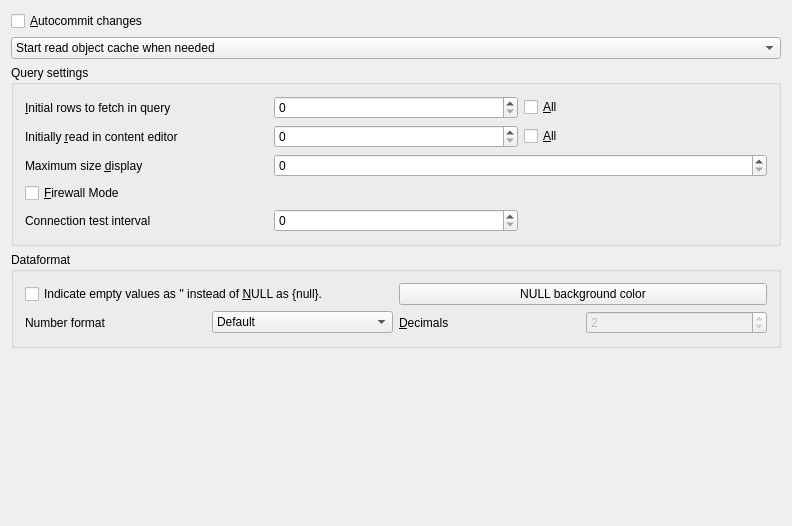
<?xml version="1.0" encoding="UTF-8"?>
<ui version="4.0">
 <class>toDatabaseSettingUI</class>
 <widget class="QWidget" name="toDatabaseSettingUI">
  <property name="geometry">
   <rect>
    <x>0</x>
    <y>0</y>
    <width>792</width>
    <height>526</height>
   </rect>
  </property>
  <property name="windowTitle">
   <string>toDatabaseSettingUI</string>
  </property>
  <layout class="QGridLayout">
   <property name="margin">
    <number>11</number>
   </property>
   <property name="spacing">
    <number>6</number>
   </property>
   <item row="0" column="0">
    <widget class="QCheckBox" name="AutoCommit">
     <property name="toolTip">
      <string>Specify if changes should be automatically commited.</string>
     </property>
     <property name="text">
      <string>&amp;Autocommit changes</string>
     </property>
     <property name="shortcut">
      <string>Alt+A</string>
     </property>
    </widget>
   </item>
   <item row="1" column="0">
    <widget class="QComboBox" name="ObjectCache">
     <item>
      <property name="text">
       <string>Start read object cache when needed</string>
      </property>
     </item>
     <item>
      <property name="text">
       <string>Read object cache on connect</string>
      </property>
     </item>
     <item>
      <property name="text">
       <string>Never read object cache until mandatory</string>
      </property>
     </item>
     <item>
      <property name="text">
       <string>Never read object cache (Will leave parts of application nonfunctianal)</string>
      </property>
     </item>
    </widget>
   </item>
   <item row="2" column="0">
    <widget class="QGroupBox" name="QueryGroup">
     <property name="title">
      <string>Query settings</string>
     </property>
     <layout class="QGridLayout">
      <property name="margin">
       <number>11</number>
      </property>
      <property name="spacing">
       <number>6</number>
      </property>
      <item row="2" column="0">
       <widget class="QLabel" name="TextLabel6_2_2">
        <property name="toolTip">
         <string>The largest default size of a column in query results.</string>
        </property>
        <property name="text">
         <string>Maximum size &amp;display</string>
        </property>
        <property name="wordWrap">
         <bool>false</bool>
        </property>
        <property name="buddy">
         <cstring>MaxColDisp</cstring>
        </property>
       </widget>
      </item>
      <item row="0" column="2">
       <widget class="QCheckBox" name="ReadAll">
        <property name="text">
         <string>&amp;All</string>
        </property>
        <property name="shortcut">
         <string>Alt+A</string>
        </property>
       </widget>
      </item>
      <item row="0" column="0">
       <widget class="QLabel" name="TextLabel6">
        <property name="toolTip">
         <string>The number of rows to always fetch when executing a query.</string>
        </property>
        <property name="text">
         <string>&amp;Initial rows to fetch in query</string>
        </property>
        <property name="wordWrap">
         <bool>false</bool>
        </property>
        <property name="buddy">
         <cstring>InitialFetch</cstring>
        </property>
       </widget>
      </item>
      <item row="1" column="0">
       <widget class="QLabel" name="TextLabel6_2">
        <property name="toolTip">
         <string>Number of rows to initially start reading in content editor, use unlimited on slow connections.</string>
        </property>
        <property name="text">
         <string>Initially &amp;read in content editor</string>
        </property>
        <property name="wordWrap">
         <bool>false</bool>
        </property>
        <property name="buddy">
         <cstring>MaxContent</cstring>
        </property>
       </widget>
      </item>
      <item row="1" column="2">
       <widget class="QCheckBox" name="UnlimitedContent">
        <property name="text">
         <string>&amp;All</string>
        </property>
       </widget>
      </item>
      <item row="2" column="1" colspan="2">
       <widget class="QSpinBox" name="MaxColDisp">
        <property name="maximum">
         <number>999999999</number>
        </property>
       </widget>
      </item>
      <item row="0" column="1">
       <widget class="QSpinBox" name="InitialFetch"/>
      </item>
      <item row="1" column="1">
       <widget class="QSpinBox" name="MaxContent">
        <property name="maximum">
         <number>999999999</number>
        </property>
       </widget>
      </item>
      <item row="3" column="0">
       <widget class="QCheckBox" name="FirewallMode">
        <property name="baseSize">
         <size>
          <width>0</width>
          <height>0</height>
         </size>
        </property>
        <property name="toolTip">
         <string>When enabled idle queries will request data at regular intervals to keep the connection alive.</string>
        </property>
        <property name="text">
         <string>&amp;Firewall Mode</string>
        </property>
       </widget>
      </item>
      <item row="4" column="0">
       <widget class="QLabel" name="label">
        <property name="toolTip">
         <string>Amount of time (in seconds.) after which dummy queries will be sent to database</string>
        </property>
        <property name="text">
         <string>Connection test interval</string>
        </property>
       </widget>
      </item>
      <item row="4" column="1">
       <widget class="QSpinBox" name="ConnTestInterval">
        <property name="maximum">
         <number>100000</number>
        </property>
        <property name="singleStep">
         <number>10</number>
        </property>
       </widget>
      </item>
     </layout>
    </widget>
   </item>
   <item row="3" column="0">
    <widget class="QGroupBox" name="GroupBox3">
     <property name="title">
      <string>Dataformat</string>
     </property>
     <layout class="QGridLayout">
      <property name="margin">
       <number>11</number>
      </property>
      <property name="spacing">
       <number>6</number>
      </property>
      <item row="1" column="0">
       <widget class="QLabel" name="TextLabel1_2">
        <property name="toolTip">
         <string>The way numbers should be presented.</string>
        </property>
        <property name="text">
         <string>Number format</string>
        </property>
        <property name="wordWrap">
         <bool>false</bool>
        </property>
       </widget>
      </item>
      <item row="1" column="3">
       <widget class="QSpinBox" name="Decimals">
        <property name="enabled">
         <bool>false</bool>
        </property>
        <property name="maximum">
         <number>20</number>
        </property>
        <property name="value">
         <number>2</number>
        </property>
       </widget>
      </item>
      <item row="0" column="0" colspan="2">
       <widget class="QCheckBox" name="IndicateEmpty">
        <property name="text">
         <string>Indicate empty values as '' instead of &amp;NULL as {null}.</string>
        </property>
       </widget>
      </item>
      <item row="1" column="1">
       <widget class="QComboBox" name="NumberFormat">
        <item>
         <property name="text">
          <string>Default</string>
         </property>
        </item>
        <item>
         <property name="text">
          <string>Scientific</string>
         </property>
        </item>
        <item>
         <property name="text">
          <string>Fixed decimal</string>
         </property>
        </item>
       </widget>
      </item>
      <item row="0" column="2" colspan="2">
       <widget class="QPushButton" name="IndicateEmptyColor">
        <property name="text">
         <string>NULL background color</string>
        </property>
       </widget>
      </item>
      <item row="1" column="2">
       <widget class="QLabel" name="TextLabel3">
        <property name="toolTip">
         <string>Number of decimals for fixed decimal format.</string>
        </property>
        <property name="text">
         <string>&amp;Decimals</string>
        </property>
        <property name="wordWrap">
         <bool>false</bool>
        </property>
        <property name="buddy">
         <cstring>Decimals</cstring>
        </property>
       </widget>
      </item>
     </layout>
    </widget>
   </item>
   <item row="4" column="0">
    <spacer>
     <property name="orientation">
      <enum>Qt::Vertical</enum>
     </property>
     <property name="sizeHint" stdset="0">
      <size>
       <width>20</width>
       <height>40</height>
      </size>
     </property>
    </spacer>
   </item>
  </layout>
 </widget>
 <layoutdefault spacing="6" margin="11"/>
 <tabstops>
  <tabstop>AutoCommit</tabstop>
  <tabstop>ObjectCache</tabstop>
  <tabstop>ReadAll</tabstop>
  <tabstop>UnlimitedContent</tabstop>
  <tabstop>IndicateEmpty</tabstop>
  <tabstop>NumberFormat</tabstop>
  <tabstop>Decimals</tabstop>
 </tabstops>
 <resources/>
 <connections>
  <connection>
   <sender>NumberFormat</sender>
   <signal>activated(QString)</signal>
   <receiver>toDatabaseSettingUI</receiver>
   <slot>numberFormatChange()</slot>
   <hints>
    <hint type="sourcelabel">
     <x>20</x>
     <y>20</y>
    </hint>
    <hint type="destinationlabel">
     <x>20</x>
     <y>20</y>
    </hint>
   </hints>
  </connection>
  <connection>
   <sender>IndicateEmptyColor</sender>
   <signal>clicked()</signal>
   <receiver>toDatabaseSettingUI</receiver>
   <slot>IndicateEmptyColor_clicked()</slot>
   <hints>
    <hint type="sourcelabel">
     <x>20</x>
     <y>20</y>
    </hint>
    <hint type="destinationlabel">
     <x>20</x>
     <y>20</y>
    </hint>
   </hints>
  </connection>
 </connections>
</ui>
